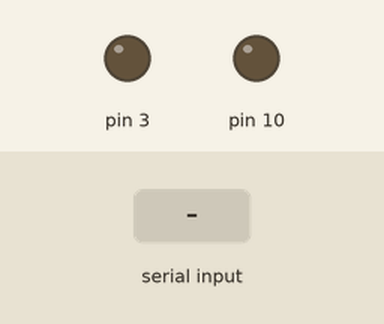
A sketch run on a simulated Arduino Uno, built with avr-gcc and run on an emulated ATmega328P. Shown: output pins drawn as LEDs (lit = HIGH). The inputs (shaded band) are chosen by the test bench.

Above: at 1.2 s.
1.3 s: "R" received over Serial
At 1.6 s:
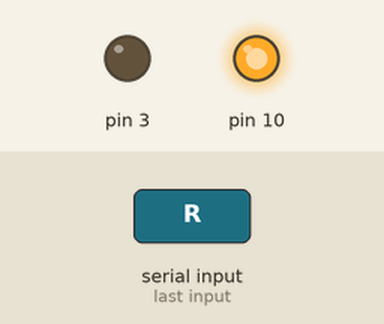
2.8 s: "G" received over Serial
At 3.9 s:
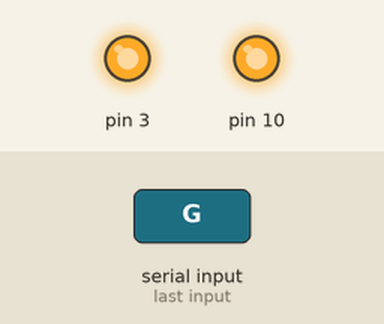
4.3 s: "r" received over Serial
At 5.1 s:
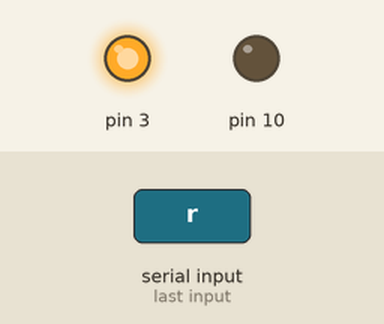
5.8 s: "g" received over Serial
At 6.2 s:
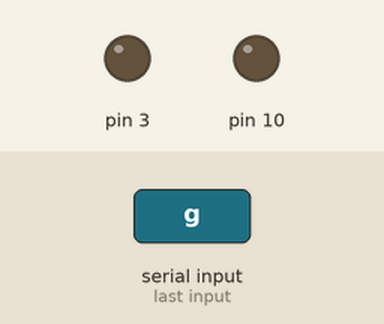
Timing chart, 0 to 8.3 s (numbered marks = the images above; inputs shaded):
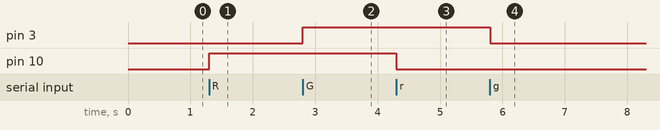

The sketch:

Assignment6_led_R_G.ino
```cpp
char inChar; // for incoming serial data

void setup() {
  pinMode(10,OUTPUT);
  pinMode(3,OUTPUT);
  Serial.begin(9600); // opens serial port, sets data rate to 9600 bps
}

void loop() {
  // send data only when you receive data:
  if (Serial.available()) {
    // read the incoming byte:
    inChar = Serial.read();

    if(inChar == 'R')
      digitalWrite(10,HIGH); //Led on Red

       if(inChar == 'G')
      digitalWrite(3,HIGH); //Led on Green

     if(inChar == 'r')
      digitalWrite(10,LOW); //Led off Red

      if(inChar == 'g')
      digitalWrite(3,LOW); //Led off Green
  }
}
```

Measured:
- after the input at 1.3 s, pin 10: LOW → HIGH at once
- after the input at 2.8 s, pin 3: LOW → HIGH at once
- after the input at 4.3 s, pin 10: HIGH → LOW at once
- after the input at 5.8 s, pin 3: HIGH → LOW at once
